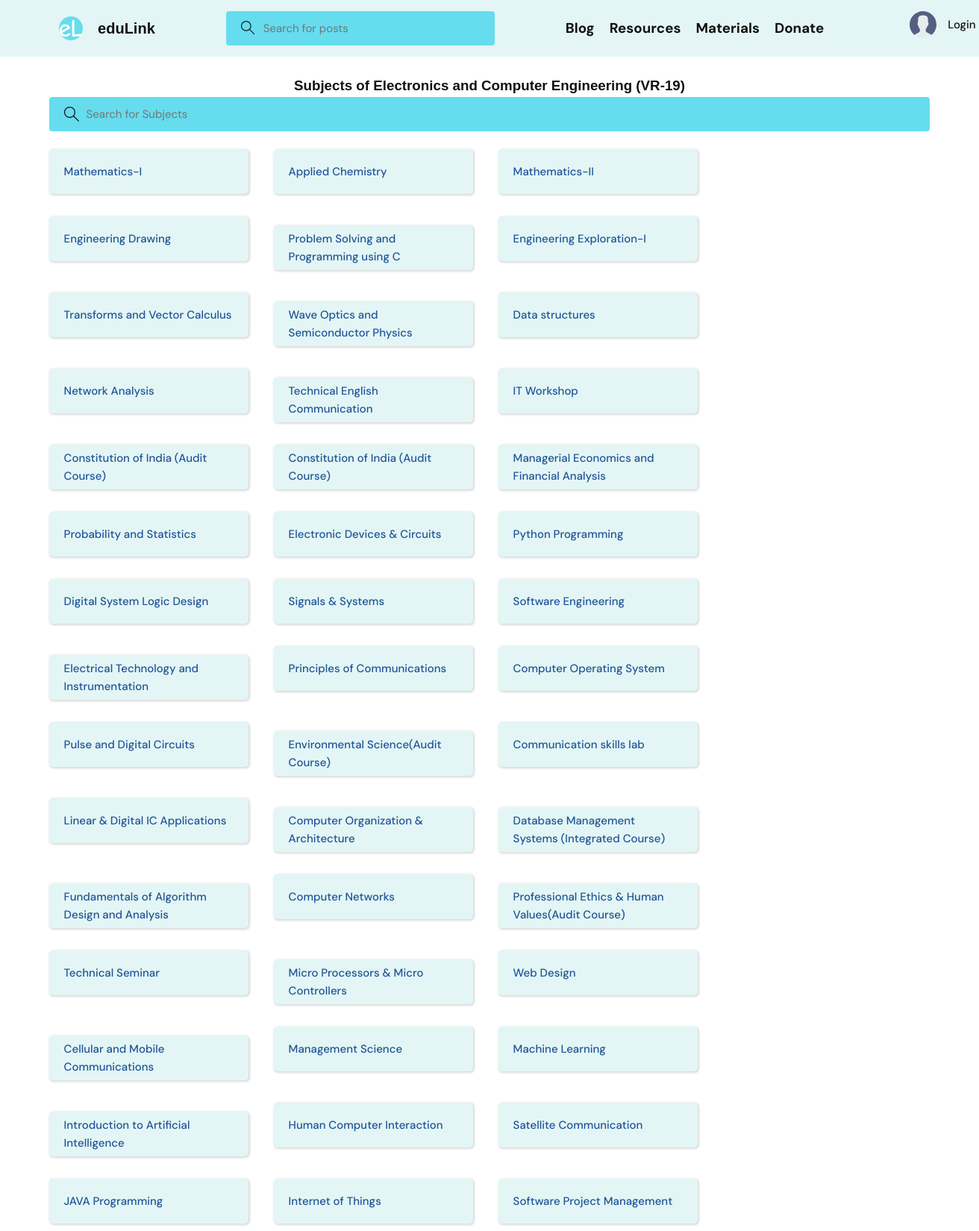
The app's page /materials/subjects/ (upper part) with its own data.
### materials/models.py (models this page shows, shortened)
class Subject(models.Model):
    name = models.CharField(max_length=100)

### materials/views.py (the view)
# urls.py: path('subjects/', subject_list, name='subject_list'),
def subject_list(request):
    subjects = Subject.objects.all()
    context = {'subjects': subjects}
    return render(request, 'subject_list.html', context)

### templates/subject_list.html (shortened to what this page needs)
{% extends 'main.html' %}
{% block content %}
<br>
  <center> <h3 class="text-center" style="color: #121213; font-family: 'Arial', sans-serif; font-size: 1.25em;">Subjects of Electronics and Computer Engineering (VR-19)</h3> </center>
  <div class="container">
	<form action="{% url 'home' %}" method="GET" class="header__search">
		<label>
		  <input name="q" placeholder="Search for Subjects" />
		</label>
	  </form>
	</div>
<br>
  <div class="container">
    <div class="row">
      <div class="col-12">
        <div class="d-flex justify-content-between flex-wrap">
          {% for subject in subjects %}
            <a href="{% url 'material_list' subject.id %}" class="btn btn-primary subject-btn"  style="margin-right: 3rem; margin-bottom: 3rem;">{{ subject.name }}</a>
          {% endfor %}
        </div>
      </div>
    </div>
  </div>
{% endblock %}

### static/styles/style.css (style rules this page uses)
:root { --color-main: #205498; --color-main-light: #97EBF4; --color-dark: #e3f6f5; --color-dark-medium: #65DDEF; --color-dark-light: #1a8ba1; --color-light: #f7f7f7; --color-gray: #121213; --color-light-gray: #000000; --color-bg: radial-gradient(circle at 18.7% 37.8%, rgb(250, 250, 250) 0%, rgb(225, 234, 238) 90%); --color-success: #5dd693; --color-error: #fc4b0b; }
* { font-family: "DM Sans", -apple-system, BlinkMacSystemFont, "Segoe UI", Roboto, Oxygen, Ubuntu, Cantarell, "Open Sans", "Helvetica Neue", sans-serif; margin: 0; padding: 0; box-sizing: border-box; text-rendering: optimizeLegibility; font-size: inherit; }
html { font-size: 56.25%; }
@media only screen and (min-width: 1200px) { html { font-size: 62.5%; } }
body { line-height: 1.6; font-weight: 400; font-size: 1.5rem; color: var(--color-light-gray); background-color: var(--color-bg); min-height: 100vh; }
a { display: inline-block; color: var(--color-main); text-decoration: none; }
.container { max-width: 120rem; width: 90%; margin: auto; }
.btn { background-color: transparent; border: none; display: inline-flex; align-items: center; gap: 1rem; cursor: pointer; transition: all ease-in-out 0.3s; padding: 1rem 2rem; border-radius: 5px; box-shadow: 1px 1px 3px 1px rgba(0, 0, 0, 0.15); font-weight: 500; }
.header__search > label { background-color: var(--color-dark-medium); padding: 1.3rem 1rem; display: flex; align-items: center; gap: 1rem; border-radius: 4px; }
.header__search svg { fill: var(--color-gray); width: 2rem; height: 2rem; margin-left: 1rem; }
.header__search input { width: 30rem; background: transparent; border: none; outline: none; color: var(--color-light); }

### templates/subject_list.html (style rules this page uses)
.subject-btn { width: 267px; height: 60px; }
.btn { background-color: #e3f6f5; }

### templates/footer.html (style rules this page uses)
html { position: relative; min-height: 100%; }
body { margin-bottom: 50px; }

### records on screen
Subject: name "Mathematics-I"
Subject: name "Applied Chemistry"
Subject: name "Mathematics-II"
Subject: name "Engineering Drawing"
Subject: name "Problem Solving and Programming using C"
Subject: name "Engineering Exploration-I"
Subject: name "Transforms and Vector Calculus"
Subject: name "Wave Optics and Semiconductor Physics"
Subject: name "Data structures"
Subject: name "Network Analysis"
Subject: name "Technical English Communication"
Subject: name "IT Workshop"
Subject: name "Constitution of India (Audit Course)"
Subject: name "Constitution of India (Audit Course)"
Subject: name "Managerial Economics and Financial Analysis"
Subject: name "Probability and Statistics"
Subject: name "Electronic Devices & Circuits"
Subject: name "Python Programming"
Subject: name "Digital System Logic Design"
Subject: name "Signals & Systems"
Subject: name "Software Engineering"
Subject: name "Electrical Technology and Instrumentation"
Subject: name "Principles of Communications"
Subject: name "Computer Operating System"
Subject: name "Pulse and Digital Circuits"
Subject: name "Environmental Science(Audit Course)"
Subject: name "Communication skills lab"
Subject: name "Linear & Digital IC Applications"
Subject: name "Computer Organization & Architecture"
Subject: name "Database Management Systems (Integrated Course)"
Subject: name "Fundamentals of Algorithm Design and Analysis"
Subject: name "Computer Networks"
Subject: name "Professional Ethics & Human Values(Audit Course)"
Subject: name "Technical Seminar"
Subject: name "Micro Processors & Micro Controllers"
Subject: name "Web Design"
Subject: name "Cellular and Mobile Communications"
Subject: name "Management Science"
Subject: name "Machine Learning"
Subject: name "Introduction to Artificial Intelligence"
Subject: name "Human Computer Interaction"
Subject: name "Satellite Communication"
Subject: name "JAVA Programming"
Subject: name "Internet of Things"
Subject: name "Software Project Management"
